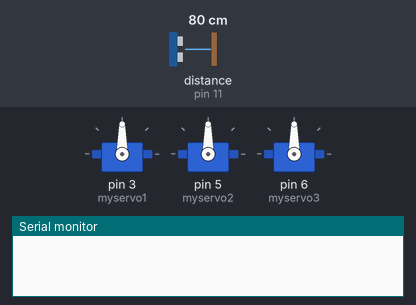
The sketch below on a simulated Arduino Uno, built with avr-gcc and run on an emulated ATmega328P. Shown: 3 × servo, the last lines printed to the serial monitor. Wiring (inferred from the names in the program): ultrasonic range finder: trigger pin 9; echo pin 11. Inputs (shaded band) come from the test bench; at power-on: distance to the obstacle (sensor on pin 11) 80 cm. The echo pulse lasts 58.3 µs per cm.

Above: at 0.01 s.
At 1.4 s:
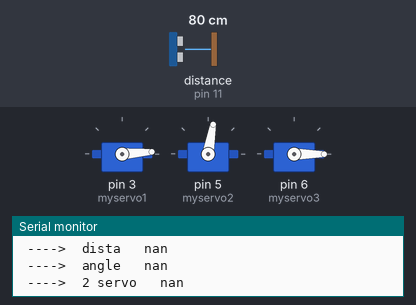
1.5 s: distance to the obstacle (sensor on pin 11) set to 18 cm
4.5 s: distance to the obstacle (sensor on pin 11) set to 35 cm
At 5.01 s:
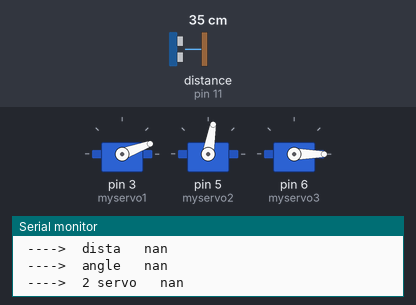
Timing chart, 0 to 25.0 s (numbered marks = the images above; inputs shaded):
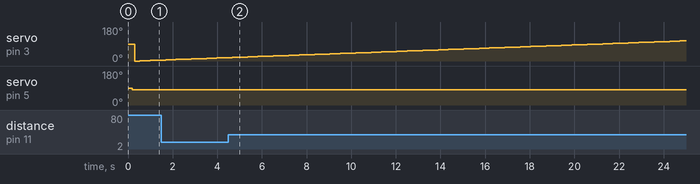

The sketch:

cannon.ino
```cpp
#include <Servo.h>
Servo myservo1;
Servo myservo2;
Servo myservo3;
float posa,po=0,pos1,pos2,pos3=0;
const int trigpin = 9;
const int echopin = 11;
float g = 9.81 ;
float v0 = 4.42;
float duration ,d,distance,dist=0,dista;
int i=0;
int posa1;
void setup() {
  myservo1.attach(3);
   myservo2.attach(5);
   myservo3.attach(6);
  pinMode(trigpin,OUTPUT);
  pinMode(echopin,INPUT);
  Serial.begin(9600);
 myservo2.write(90);
     delay(100);
     myservo3.write(0);
     delay(100);
}

void loop() {
  myservo2.write(80);

     myservo3.write(0);
    delay(100);
  for (pos1 = 0;pos1 <= 180;pos1++){
    {myservo1.write(pos1);
    delay(180);
   digitalWrite(trigpin,HIGH);
    delayMicroseconds(10);
  digitalWrite(trigpin,LOW);
  delayMicroseconds(2);
  duration = pulseIn(echopin, HIGH);
  distance = duration *0.034/2; // speed of sound
    Serial.print("\n ---->  pos1   ");
   Serial.print(pos1);

  distance = distance/100;
  Serial.print("\n -------> distance cm  ");
   Serial.print(distance);
       if(distance > 0.4 && distance < 0.6){   po=po+pos1;
                                               i=i+1;
                                               dist=dist+distance;}


  } dista = dist/i;
    posa = po/i;


    Serial.print("\n ---->  dista   ");
   Serial.print (dista);
   Serial.print("\n ---->  angle   ");
   Serial.print(posa);
     pos2 = asin((g*dista)/(v0*v0))/2;  //EN RADIAN
  pos2 =80-pos2*180/PI;
  Serial.print("\n ---->  2 servo   ");
   Serial.print(pos2);}
 for(posa1 = 180;posa1 > posa;posa1=posa1-1){
                                              myservo1.write(posa1);
                                              delay(100);}

                                          myservo2.write(pos2);
                                          delay(1000);
                                          myservo3.write(150);
                                          delay(5000);


}
```
